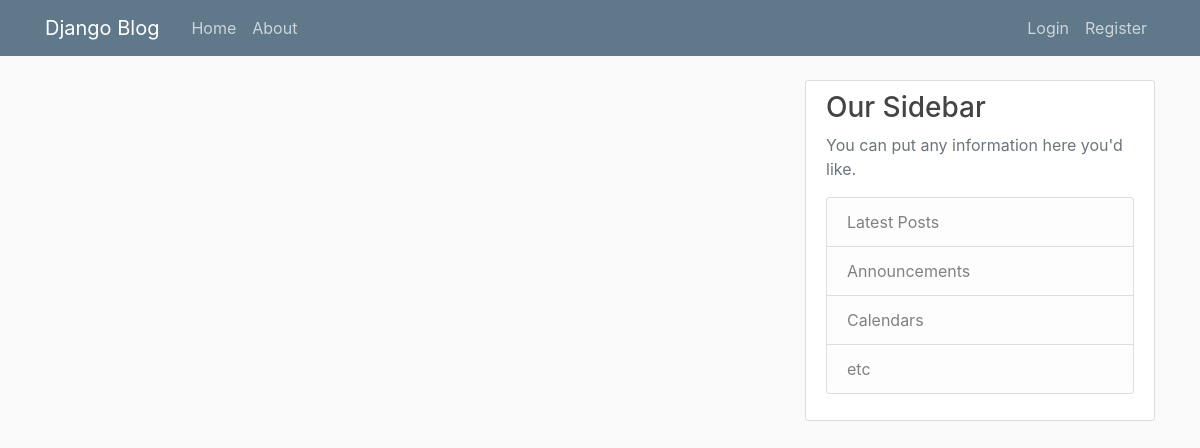
Page /about/ on the earlier database version.
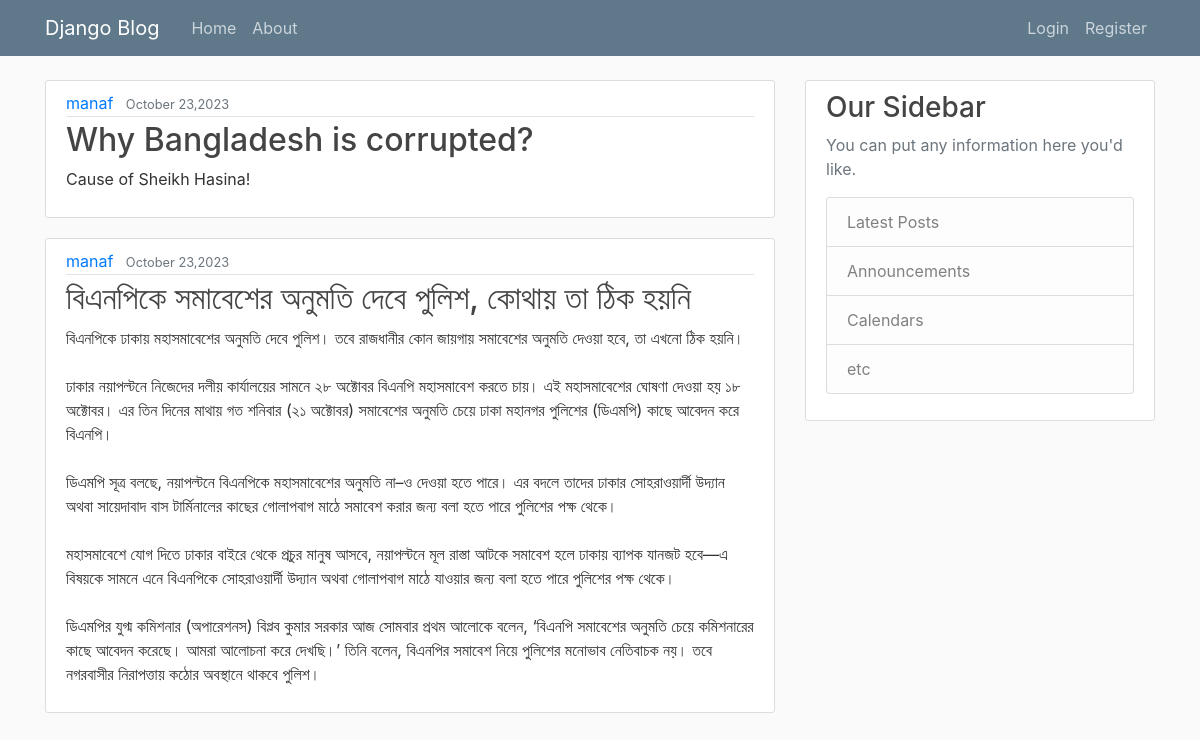
Same page on the later database version.
### blog/models.py (models this page shows, shortened)
class Post(models.Model):
    title = models.CharField(max_length=150)
    content = models.TextField()
    date_posted = models.DateTimeField(default=timezone.now)
    author = models.ForeignKey(User,on_delete=models.CASCADE)

### blog/views.py (the view)
# urls.py: path('about/', views.about, name="blog-about"),
def about(request):
    blog_post = Post.objects.all()
    return render(request, 'blog/about.html',{"blog_post": blog_post})

### blog/templates/blog/about.html
{%extends "blog/base.html"%}
{% block content%}
{%for post in blog_post%}
<article class="media content-section">
  <div class="media-body">
    <div class="article-metadata">
      <a class="mr-2" href="#">{{ post.author }}</a>
      <small class="text-muted">{{ post.date_posted | date:"F d,Y" }}</small>
    </div>
    <h2><a class="article-title" href="#">{{ post.title }}</a></h2>
    <p class="article-content">{{ post.content }}</p>
  </div>
</article>
{%endfor%}
{% endblock %}

### blog/templates/blog/base.html (shortened to what this page needs)
{%load static%}
<!DOCTYPE html>
<html lang="en">
<head>
    <link rel="stylesheet" href="https://cdn.jsdelivr.net/npm/bootstrap@4.4.1/dist/css/bootstrap.min.css">
   <Link rel ="stylesheet" type ="text/css" href ="{% static 'blog/main.css' %}">
</head>
<body>
<header class="site-header">
  <nav class="navbar navbar-expand-md navbar-dark bg-steel fixed-top">
    <div class="container">
      <a class="navbar-brand mr-4" href="/">Django Blog</a>
      <div class="collapse navbar-collapse" id="navbarToggle">
        <div class="navbar-nav mr-auto">
          <a class="nav-item nav-link" href="/">Home</a>
          <a class="nav-item nav-link" href="/about">About</a>
        </div>
        <div class="navbar-nav">
          {% if user.is_authenticated%}
          <a class="nav-item nav-link" href="{% url 'logout'%}">Logout</a>
          <a class="nav-item nav-link" href="{% url 'profile'%}">Profile</a>
          {% else %}
          <a class="nav-item nav-link" href="{% url 'login' %}">Login</a>
          <a class="nav-item nav-link" href="{% url 'register' %}">Register</a>
          {% endif %}
        </div>
      </div>
    </div>
  </nav>
</header>
</body>
<main role="main" class="container">
  <div class="row">
    <div class="col-md-8">
      {% block content %}
      {% endblock %}
    </div>
    <div class="col-md-4">
      <div class="content-section">
        <h3>Our Sidebar</h3>
        <p class='text-muted'>You can put any information here you'd like.
          <ul class="list-group">
            <li class="list-group-item list-group-item-light">Latest Posts</li>
            <li class="list-group-item list-group-item-light">Announcements</li>
            <li class="list-group-item list-group-item-light">Calendars</li>
            <li class="list-group-item list-group-item-light">etc</li>
          </ul>
        </p>
      </div>
    </div>
  </div>
</main>
</html>

### blog/static/blog/main.css (style rules this page uses)
body { background: #fafafa; color: #333333; margin-top: 5rem; }
h1, h2, h3, h4, h5, h6 { color: #444444; }
ul { margin: 0; }
.bg-steel { background-color: #5f788a; }
.site-header .navbar-nav .nav-link { color: #cbd5db; }
.content-section { background: #ffffff; padding: 10px 20px; border: 1px solid #dddddd; border-radius: 3px; margin-bottom: 20px; }
.article-title { color: #444444; }
.article-content { white-space: pre-line; }
.article-metadata { padding-bottom: 1px; margin-bottom: 4px; border-bottom: 1px solid #e3e3e3 }

Differences in the rows shown:
added Post: author "manaf", date_posted "October 23,2023", title "Why Bangladesh is corrupted?", content "Cause of Sheikh Hasina!"
added Post: author "manaf", date_posted "October 23,2023", title "বিএনপিকে সমাবেশের অনুমতি দেবে পুলিশ, কোথায় তা ঠিক হয়নি", content "বিএনপিকে ঢাকায় মহাসমাবেশের অনুমতি দেবে পুলিশ। তবে রাজধানীর কোন জায়গায় সমাবেশের অনুমতি দেওয়া হবে, তা এখনো ঠিক হয়নি। ঢাকার নয়াপল্টনে নিজেদের দলীয় কার্যালয়ের সামনে ২৮ অক্টোবর বিএনপি মহাসমাবেশ করতে চায়। এই মহাসমাবেশের ঘোষণা দেওয়া হয় ১৮ অক্টোবর। এর তিন দিনের মাথায় গত শনিবার (২১ অক্টোবর) সমাবেশের অনুমতি চেয়ে ঢাকা মহানগর পুলিশের (ডিএমপি) কাছে আবেদন করে বিএনপি। ডিএমপি সূত্র বলছে, নয়াপল্টনে বিএনপিকে মহাসমাবেশের অনুমতি না–ও দেওয়া হতে পারে। এর বদলে তাদের ঢাকার সোহরাওয়ার্দী উদ্যান অথবা সায়েদাবাদ বাস টার্মিনালের কাছের গোলাপবাগ মাঠে সমাবেশ করার জন্য বলা হতে পারে পুলিশের পক্ষ থেকে। মহাসমাবেশে যোগ দিতে ঢাকার বাইরে থেকে প্রচুর মানুষ আসবে, নয়াপল্টনে মূল রাস্তা আটকে সমাবেশ হলে ঢাকায় ব্যাপক যানজট হবে—এ বিষয়কে…"
